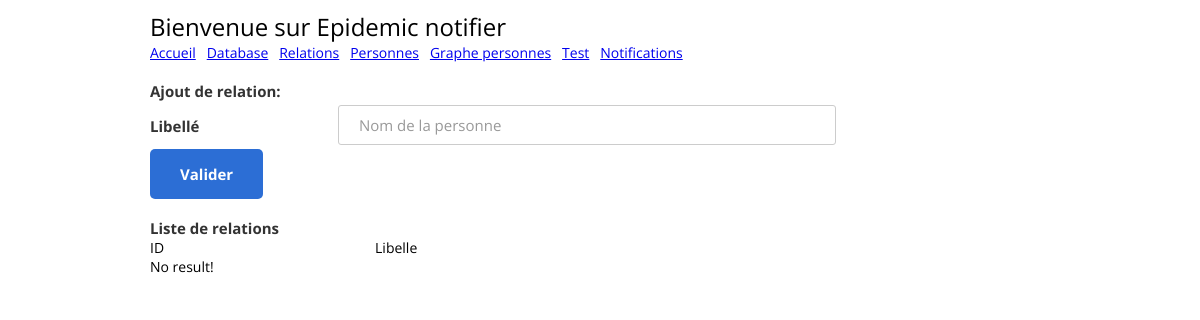
The app's page /relations, older data.
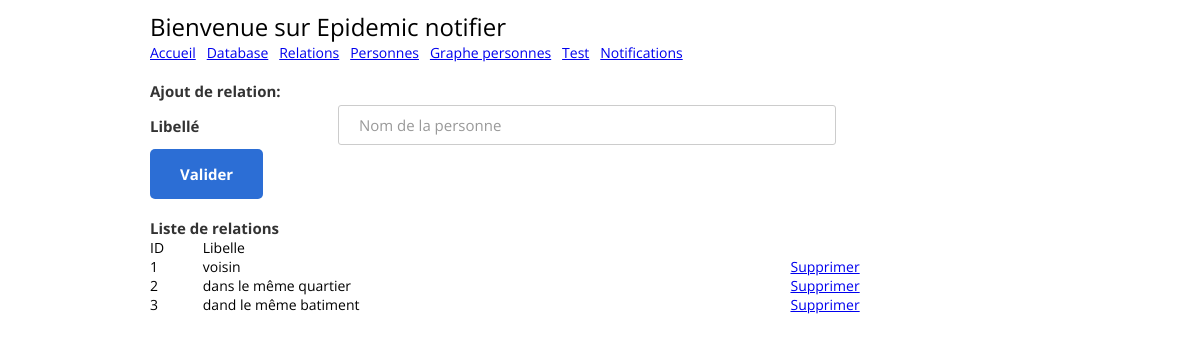
The same page, newer data.
### tables this page shows
CREATE TABLE relations ( 
            id integer PRIMARY KEY,    
            libelle text UNIQUE
            );

### app.py (the view)
@app.route("/relations")
def home_relation():
    relations = Relation().get_all()
    return render_template("myapp/relation.html", relations=relations)

### treatment/db/relation.py (called while the page is built)
    def get_all(self):
        self.cur.execute("SELECT  * FROM relations ORDER BY id ASC")
        rows = self.cur.fetchall()
        return [RRelation(row[0], row[1]) for row in rows]

### templates/myapp/relation.html (shortened to what this page needs)
<!DOCTYPE html>
<html>
  <head>
    {% include 'inc/header.html' %}
  </head>
  <body>
    <div class="page-wrapper bg-dark p-t-100 p-b-50">
      <div class="wrapper wrapper--w900">
        <form action="/relations" method="POST" onsubmit="return validate_form_relation();">
          <div class="card card-6">
            <div class="card-heading">
              {% include 'inc/header_menu.html' %}
            </div>
            <div class="card-body">
              <div class="label-row">Ajout de relation: </div>
              <div class="form-row">
                <div class="name">Libell&eacute;</div>
                <div class="value">
                  <input class="input--style-6" type="text" id="libelle" name="libelle" value="" placeholder="Nom de la personne" size="32" autocomplete="false">
                </div>
              </div>
            </div>
          </div>
          <div class="card-footer">
            <button class="btn btn--radius-2 btn--blue-2" id="btnvalid_relation" type="submit">Valider</button>
          </div>
        </form>
        <br/>
        <div class="card card-6">
          <div class="card-body">
            <div class="label-row">Liste de relations</div>
            <table width="100%">
              <thead>
                <td>ID</td>
                <td>Libelle</td>
                <td></td>
              </thead>
              <tbody>
                {% if relations %}
                  {% for r in relations %}
                    <tr>
                      <td>{{ r.id }}</td>
                      <td>{{ r.libelle }}</td>
                      <td><a href="javascript:;" onclick="javascript:confirm_delete('relations/delete/{{ r.id }}');">Supprimer</td>
                    </tr>
                  {% endfor %}
                {% else %}
                  <tr><td colspan="7">No result!</td></tr>
                {% endif %}
              </tbody>
            </table>
          </div>
        </div>
      </div>
    </div>
  </body>
</html>

Row changes from the older to the newer data that the page shows:
added relations: id "1", libelle "voisin"
added relations: id "2", libelle "dans le même quartier"
added relations: id "3", libelle "dand le même batiment"
Text that changed along with them:
text no longer shown: "No result!"
